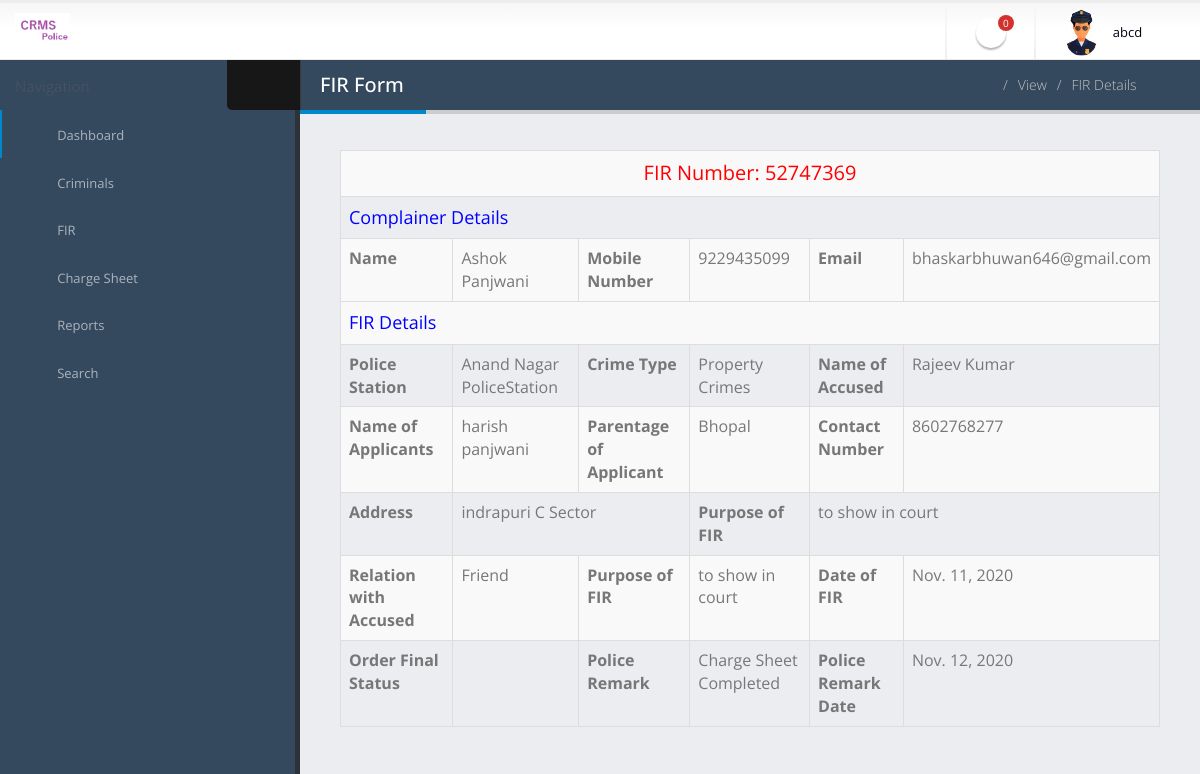
Screenshot of /fir_details/2 (signed in) with the database file from the repository.
### crimerecord/models.py (models this page shows, shortened)
class Fir(models.Model):
    firno = models.CharField(max_length=20, blank=True)
    userid = models.ForeignKey(User, on_delete=models.CASCADE, null=True, blank=True)
    policestationid = models.ForeignKey(PoliceStation, on_delete=models.CASCADE, null=True, blank=True)
    crimetype = models.ForeignKey(Category, on_delete=models.CASCADE, null=True, blank=True)
    nameaccused = models.CharField(max_length=150, blank=True)
    nameapplicants = models.CharField(max_length=150, blank=True)
    parentageapplicant = models.CharField(max_length=100, blank=True)
    contactno = models.CharField(max_length=15, null=True, blank=True)
    address = models.CharField(max_length=300, blank=True)
    relationaccused = models.CharField(max_length=100, null=True, blank=True)
    purposeoffir = models.CharField(max_length=200, blank=True)
    dateoffir = models.DateField(blank=True)
    remark = models.CharField(max_length=200,null=True, blank=True)
    status = models.CharField(max_length=20,null=True, blank=True)
    remarkdate = models.DateField(null=True, blank=True)
    sectionoflaw = models.CharField(max_length=150,null=True, blank=True)
    investigationofficer = models.CharField(max_length=100,null=True, blank=True)
    investigationdetail = models.CharField(max_length=300,null=True, blank=True)
    chargesheetdate = models.DateField(null=True, blank=True)

class PoliceStation(models.Model):
    policestationname = models.CharField(max_length=150)
    policestationcode = models.CharField(max_length=20)
    creationdate = models.DateTimeField(auto_now_add=True)

class Category(models.Model):
    catname = models.CharField(max_length=100)
    catdes = models.CharField(max_length=300)
    creationdate = models.DateTimeField(auto_now_add=True)

### crimerecord/views.py (the view, shortened to what this page needs)
# urls.py: path('fir_details/<int:pid>',fir_details, name='fir_details'),
def fir_details(request,pid):
    if not request.user.is_authenticated:
        return redirect('police_login')
    fir = Fir.objects.get(id=pid)
    userid = User.objects.get(id=request.user.id)
    policeid = Police.objects.get(user=userid)
    newfir = Fir.objects.filter(policestationid=policeid.policestationid, status=None)
    newfircount = Fir.objects.filter(policestationid=policeid.policestationid, status=None).count()
    error = ""
    d = {'fir':fir,'error':error,'newfir':newfir,'newfircount':newfircount}
    return render(request,'fir_details.html',d)

### crimerecord/templates/fir_details.html (shortened to what this page needs)
{% load static %}
{% block body %}
<html class="fixed">
	<head>
		<link rel="stylesheet" href="{% static 'user/assets/vendor/bootstrap/css/bootstrap.css' %}" />
		<link rel="stylesheet" href="{% static 'user/assets/vendor/font-awesome/css/font-awesome.css' %}" />
		<link rel="stylesheet" href="{% static 'user/assets/vendor/magnific-popup/magnific-popup.css' %}" />
		<link rel="stylesheet" href="{% static 'user/assets/vendor/bootstrap-datepicker/css/datepicker3.css' %}" />
		<link rel="stylesheet" href="{% static 'user/assets/stylesheets/theme.css' %}" />
		<link rel="stylesheet" href="{% static 'user/assets/stylesheets/skins/default.css' %}" />
		<link rel="stylesheet" href="{% static 'user/assets/stylesheets/theme-custom.css' %}">
	</head>
	<body>
		<section class="body">
		{% include 'headerpolice.html' %}
			<div class="inner-wrapper">
				{% include 'sidebarpolice.html' %}
				<section role="main" class="content-body">
					<header class="page-header">
						<h2>FIR Form</h2>
						<div class="right-wrapper pull-right">
							<ol class="breadcrumbs">
								<li>
									<a href="{% url 'police_home' %}">
										<i class="fa fa-home"></i>
									</a>
								</li>
								<li><span>View</span></li>
								<li><span>FIR Details</span></li>
							</ol>
							<a class="sidebar-right-toggle" data-open="sidebar-right"><i class="fa fa-chevron-left"></i></a>
						</div>
					</header>
					<div class="row">
						<div class="col-md-12">
                            <table border="1" class="table table-bordered table-striped table-vcenter js-dataTable-full-pagination">
                            	<tr>
<td colspan="6" style="font-size:20px;color:red;text-align: center;">
 FIR Number: {{fir.firno}}</td></tr>
 <tr>
<td colspan="6" style="font-size:18px;color:blue">
 Complainer Details</td></tr>
                                            <tr>
    <th>Name</th>
     <td>{{fir.userid.first_name}}</td>
     <th>Mobile Number</th>
    <td>{{fir.userid.last_name}}</td>
    <th>Email</th>
    <td>{{fir.userid.username}}</td>
  </tr>
  <tr>
    <tr>
<td colspan="6" style="font-size:18px;color:blue">
 FIR Details</td></tr>
    <th>Police Station</th>
   <td>{{fir.policestationid.policestationname}}</td>
    <th>Crime Type</th>
    <td>{{fir.crimetype.catname}}</td>
    <th>Name of Accused</th>
    <td>{{fir.nameaccused}}</td>
  </tr>
   <tr>
    <th>Name of Applicants</th>
    <td>{{fir.nameapplicants}}</td>
    <th>Parentage of Applicant</th>
    <td>{{fir.parentageapplicant}}</td>
     <th>Contact Number</th>
    <td>{{fir.contactno}}</td>
  </tr>
  <tr>
     <th>Address</th>
    <td colspan="2">{{fir.address}}</td>
    <th>Purpose of FIR</th>
    <td colspan="2">{{fir.purposeoffir}}</td>
  </tr>
  <tr>
    <th>Relation with Accused</th>
     <td>{{fir.relationaccused}}</td>
    <th>Purpose of FIR</th>
    <td>{{fir.purposeoffir}}</td>
    <th>Date of FIR</th>
    <td>{{fir.dateoffir}}</td>
  </tr>
  <tr>
     <th>Order Final Status</th>
    <td>
     </td>
     <th >Police Remark</th>
     {% if fir.status == None %}
                     <td>Not Updated Yet</td>
{% else %}
      <td>{{fir.status}}
                  </td>
                 {% endif %}
                  <th >Police Remark Date</th>
    {% if fir.status == None %}
                     <td>Not Updated Yet</td>
{% else %}
     <td>{{fir.remarkdate}}
                  </td>
                  {% endif %}
  </tr>
</table>
				</section>
			</div>
		</section>
	</body>
</html>
{% endblock %}

### crimerecord/templates/headerpolice.html (shortened to what this page needs)
{% load static %}
<header class="header">
                <div class="logo-container">
                    <a href="{% url 'police_home' %}" class="logo">
                        <img src="{% static 'police/assets/images/logo5.png' %}" height="35" />
                    </a>
                </div>
                <div class="header-right">
                    <span class="separator"></span>
                    <ul class="notifications">
                        <li>
                            <a href="#" class="dropdown-toggle notification-icon" data-toggle="dropdown">
                                <i class="fa fa-bell"></i>
                                <span class="badge">{{newfircount}}</span>
                            </a>
                        </li>
                    </ul>
                    <span class="separator"></span>
                    <div id="userbox" class="userbox">
                        <a href="#" data-toggle="dropdown">
                            <figure class="profile-picture">
                                <img src="{% static 'police/assets/images/police.png' %}" alt="Profile Pic" class="img-circle" data-lock-picture="{% static 'police/assets/images/police.png' %}" />
                            </figure>
                            <div class="profile-info" >
                                <span class="name">{{request.user.first_name}}</span>
                            </div>
                            <i class="fa custom-caret"></i>
                        </a>
                    </div>
                </div>
            </header>

### crimerecord/static/user/assets/stylesheets/skins/default.css (style rules this page uses)
a, .btn-link { color: #0088cc; }
.page-header h2 { border-bottom-color: #0088cc; }
.notifications .notification-menu:before, .notifications .notification-icon:before { border-bottom-color: #0088cc; }

### rows the page displays
Fir: firno "52747369", userid.first_name "Ashok Panjwani", userid.last_name "9229435099", userid.username "bhaskarbhuwan646@gmail.com", policestationid.policestationname "Anand Nagar PoliceStation", crimetype.catname "Property Crimes", nameaccused "Rajeev Kumar", nameapplicants "harish panjwani", parentageapplicant "Bhopal", contactno "8602768277", address "indrapuri C Sector", purposeoffir "to show in court", relationaccused "Friend", dateoffir "Nov. 11, 2020", status "Charge Sheet Completed", remarkdate "Nov. 12, 2020"

### other values shown
{{ newfircount }} "0"
{{ request.user.first_name }} "abcd"
